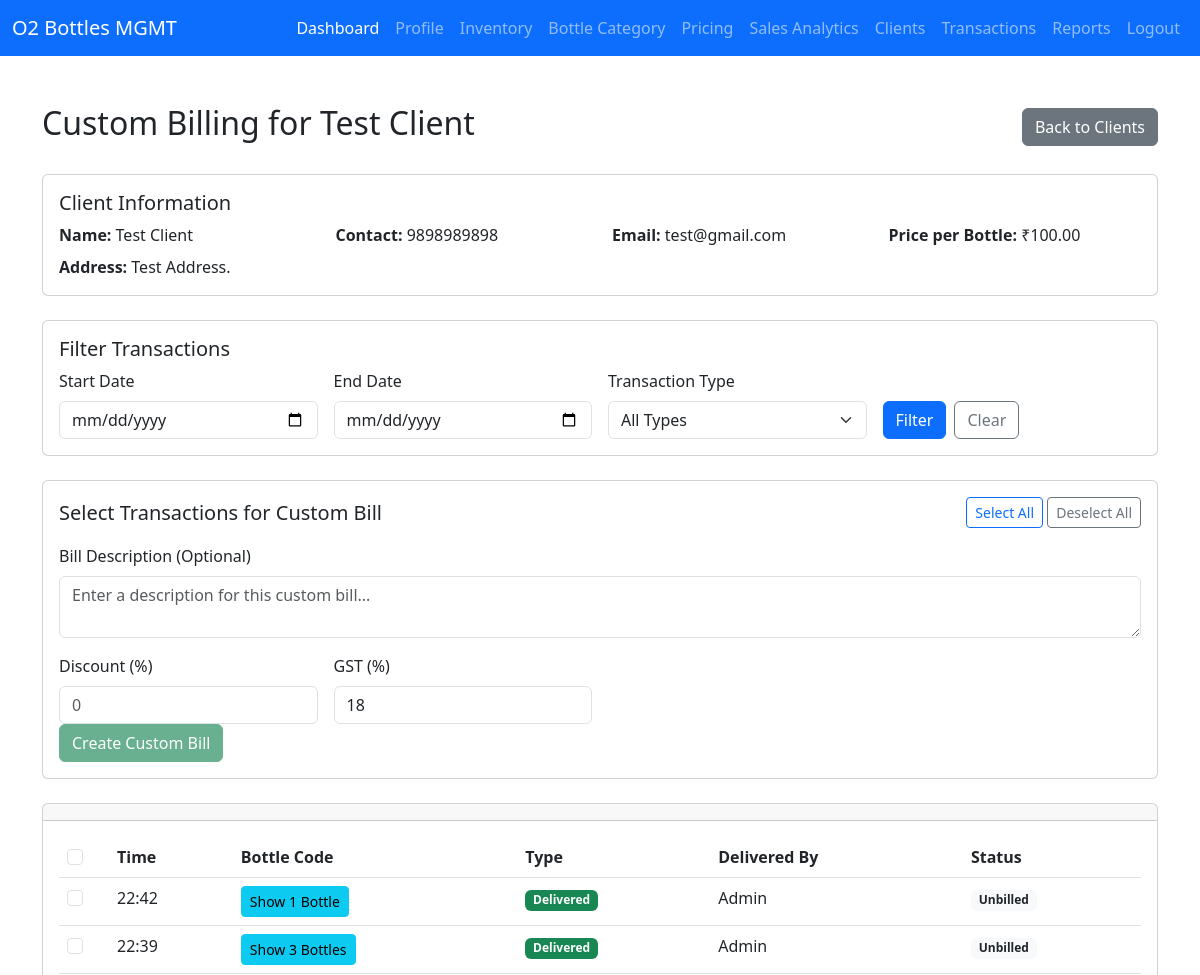
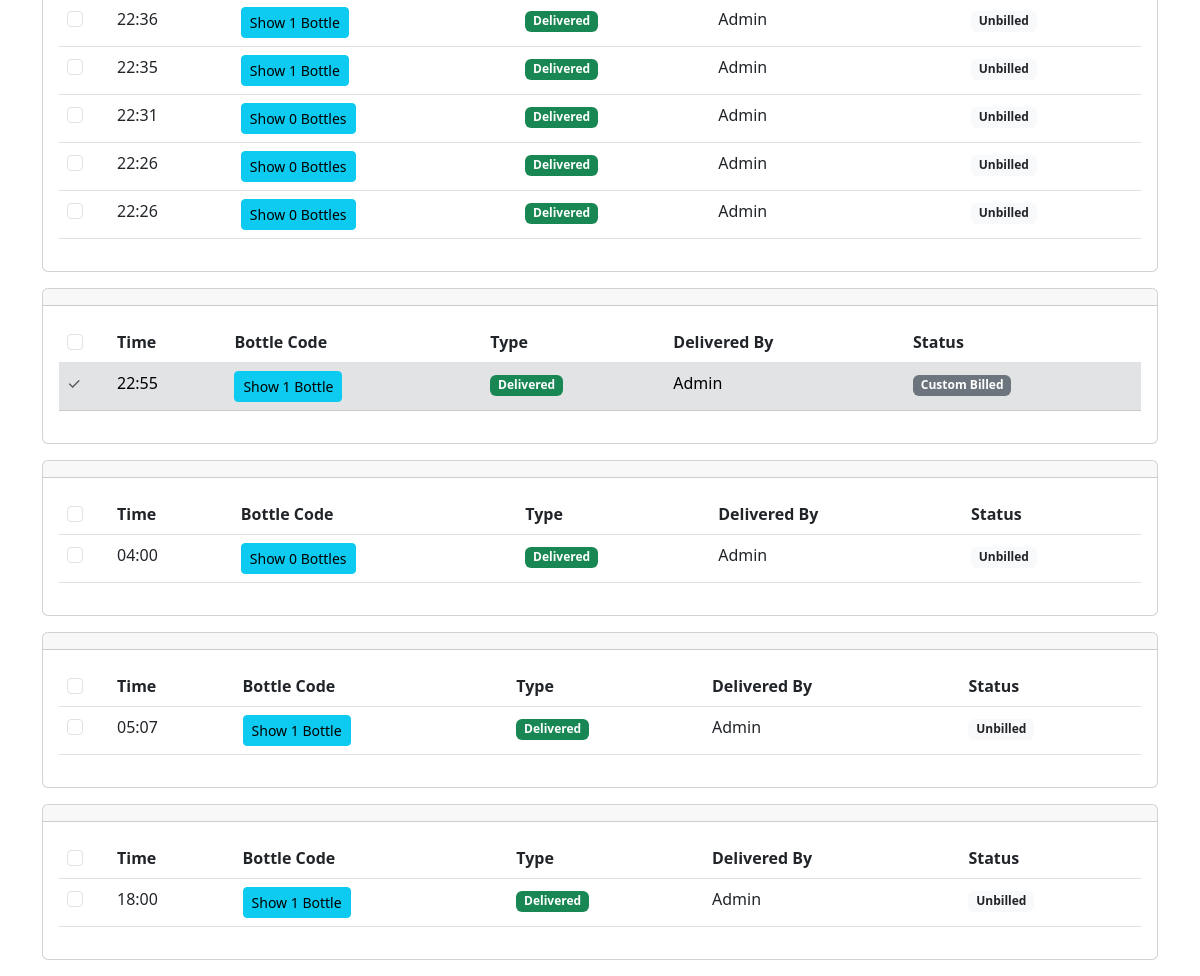
Page /clients/1/custom-billing/ (signed in) on the committed database (2 pictures, top to bottom).
### bottle_MGMT/models.py (models this page shows, shortened)
class Client(models.Model):
    ROLE_CHOICES = [
        ('customer', 'Customer'),
        ('admin', 'Admin'),
    ]
    name = models.CharField(max_length=100)
    contact = models.CharField(max_length=10)
    alt_contact = models.CharField(max_length=10, blank=True, null=True)
    email = models.EmailField()
    address = models.TextField()
    company_name = models.CharField(max_length=150, blank=True, null=True)
    gst_number = models.CharField(max_length=20, blank=True, null=True)
    role = models.CharField(max_length=10, choices=ROLE_CHOICES, default='customer')
    owner_gst = models.CharField(max_length=20, blank=True, null=True)
    bank_account = models.CharField(max_length=50, blank=True, null=True)
    card = models.CharField(max_length=50, blank=True, null=True)
    account_holder = models.CharField(max_length=100, blank=True, null=True)
    account_number = models.CharField(max_length=30, blank=True, null=True)
    ifsc = models.CharField(max_length=15, blank=True, null=True)
    branch = models.CharField(max_length=100, blank=True, null=True)
    account_type = models.CharField(max_length=20, blank=True, null=True)
    mmid = models.CharField(max_length=20, blank=True, null=True)
    vpa = models.CharField("Virtual Payment Address", max_length=100, blank=True, null=True)
    upi_number = models.CharField(max_length=15, blank=True, null=True)
    upi_qr = models.ImageField(upload_to="upi_qr/", blank=True, null=True)

class BottlePricing(models.Model):
    price = models.DecimalField(max_digits=10, decimal_places=2, default=100)
    @staticmethod
    def get_solo():
        obj, created = BottlePricing.objects.get_or_create(id=1)
        return obj

class Transaction(models.Model):
    TRANSACTION_TYPE = [
        ('delivered', 'Delivered'),
        ('returned', 'Returned'),
    ]
    bottles = models.ManyToManyField(Bottle)
    client = models.ForeignKey(Client, on_delete=models.CASCADE)
    date = models.DateTimeField(default=timezone.now, help_text="Date and time of the transaction")
    custom_date = models.DateTimeField(null=True, blank=True, help_text="Optional custom date for the transaction. If not provided, current date/time will be used.")
    delivered_by = models.ForeignKey(User, on_delete=models.SET_NULL, null=True)
    transaction_type = models.CharField(max_length=10, choices=TRANSACTION_TYPE)
    billed = models.BooleanField(default=False)  # Track if this transaction has been billed

### bottle_MGMT/views.py (the view)
# urls.py: path('clients/<int:client_id>/custom-billing/', views.custom_billing_view, name='custom_billing'),
@staff_member_required
def custom_billing_view(request, client_id):
    client = get_object_or_404(Client, id=client_id)
    start_date = request.GET.get('start_date')
    end_date = request.GET.get('end_date')
    transaction_type = request.GET.get('transaction_type', '')
    transactions = Transaction.objects.filter(client=client).order_by('-date')
    if start_date:
        try:
            start_date = datetime.strptime(start_date, '%Y-%m-%d').date()
            transactions = transactions.filter(date__date__gte=start_date)
        except ValueError:
            pass
    if end_date:
        try:
            end_date = datetime.strptime(end_date, '%Y-%m-%d').date()
            transactions = transactions.filter(date__date__lte=end_date)
        except ValueError:
            pass
    if transaction_type:
        transactions = transactions.filter(transaction_type=transaction_type)
    transactions_by_date = {}
    for transaction in transactions:
        date_key = transaction.date.strftime('%Y-%m-%d')
        if date_key not in transactions_by_date:
            transactions_by_date[date_key] = []
        transactions_by_date[date_key].append(transaction)
    price = BottlePricing.get_solo().price
    custom_billed_transactions = set()
    custom_bills = Bill.objects.filter(client=client, bill_type='custom')
    for bill in custom_bills:
        custom_billed_transactions.update(
            bill.bill_transactions.values_list('transaction_id', flat=True)
        )
    context = {
        'client': client,
        'transactions_by_date': transactions_by_date,
        'price': price,
        'custom_billed_transactions': custom_billed_transactions,
        'start_date': start_date,
        'end_date': end_date,
        'transaction_type': transaction_type,
    }
    return render(request, 'custom_billing.html', context)

### templates/custom_billing.html (shortened to what this page needs)
{% extends "base.html" %}
{% load widget_tweaks %}
{% block content %}
    <div class="row">
        <div class="col-12">
            <div class="d-flex justify-content-between align-items-center mb-4">
                <h2>Custom Billing for {{ client.name }}</h2>
                <a href="{% url 'client_list' %}" class="btn btn-secondary">Back to Clients</a>
            </div>
            <div class="card mb-4">
                <div class="card-body">
                    <h5 class="card-title">Client Information</h5>
                    <div class="row">
                        <div class="col-md-3">
                            <strong>Name:</strong> {{ client.name }}
                        </div>
                        <div class="col-md-3">
                            <strong>Contact:</strong> {{ client.contact }}
                        </div>
                        <div class="col-md-3">
                            <strong>Email:</strong> {{ client.email }}
                        </div>
                        <div class="col-md-3">
                            <strong>Price per Bottle:</strong> ₹{{ price }}
                        </div>
                    </div>
                    <div class="mt-2">
                        <strong>Address:</strong> {{ client.address }}
                    </div>
                </div>
            </div>
            <div class="card mb-4">
                <div class="card-body">
                    <h5 class="card-title">Filter Transactions</h5>
                    <form method="GET" class="row g-3">
                        <div class="col-md-3">
                            <label for="start_date" class="form-label">Start Date</label>
                            <input type="date" class="form-control" id="start_date" name="start_date"
                                   value="{{ start_date|date:'Y-m-d' }}">
                        </div>
                        <div class="col-md-3">
                            <label for="end_date" class="form-label">End Date</label>
                            <input type="date" class="form-control" id="end_date" name="end_date"
                                   value="{{ end_date|date:'Y-m-d' }}">
                        </div>
                        <div class="col-md-3">
                            <label for="transaction_type" class="form-label">Transaction Type</label>
                            <select class="form-select" id="transaction_type" name="transaction_type">
                                <option value="">All Types</option>
                            </select>
                        </div>
                        <div class="col-md-3 d-flex align-items-end">
                            <button type="submit" class="btn btn-primary me-2">Filter</button>
                            <a href="{% url 'custom_billing' client.id %}" class="btn btn-outline-secondary">Clear</a>
                        </div>
                    </form>
                </div>
            </div>
            <form method="POST" action="{% url 'create_custom_bill' client.id %}">
                <div class="card mb-4">
                    <div class="card-body">
                        <div class="d-flex justify-content-between align-items-center mb-3">
                            <h5 class="card-title mb-0">Select Transactions for Custom Bill</h5>
                            <div>
                                <button type="button" class="btn btn-outline-primary btn-sm" onclick="selectAll()">Select All</button>
                                <button type="button" class="btn btn-outline-secondary btn-sm" onclick="deselectAll()">Deselect All</button>
                            </div>
                        </div>
                        <div class="mb-3">
                            <label for="description" class="form-label">Bill Description (Optional)</label>
                            <textarea class="form-control" id="description" name="description" rows="2"
                                      placeholder="Enter a description for this custom bill..."></textarea>
                        </div>
                        <div class="row g-3">
                            <div class="col-md-3">
                                <label for="discount" class="form-label">Discount (%)</label>
                                <input type="number" min="0" max="100" step="0.01" name="discount" id="discount" class="form-control" placeholder="0">
                            </div>
                            <div class="col-md-3">
                                <label for="gst" class="form-label">GST (%)</label>
                                <input type="number" min="0" max="100" step="0.01" name="gst" id="gst" class="form-control" value="18">
                            </div>
                        </div>
                        <button type="submit" class="btn btn-success" id="create-bill-btn" disabled>
                        </button>
                    </div>
                </div>
                {% if transactions_by_date %}
                    {% for date, transactions in transactions_by_date.items %}
                    <div class="card mb-3">
                        <div class="card-header">
                        </div>
                        <div class="card-body">
                            <div class="table-responsive">
                                <table class="table table-hover">
                                    <thead>
                                        <tr>
                                            <th width="50">
                                                <input type="checkbox" class="form-check-input date-select-all"
                                                       data-date="{{ date }}" onchange="toggleDateSelection('{{ date }}')">
                                            </th>
                                            <th>Time</th>
                                            <th>Bottle Code</th>
                                            <th>Type</th>
                                            <th>Delivered By</th>
                                            <th>Status</th>
                                        </tr>
                                    </thead>
                                    <tbody>
                                        {% for transaction in transactions %}
                                        <tr class="{% if transaction.id in custom_billed_transactions %}table-secondary{% endif %}">
                                            <td>
                                                {% if transaction.id not in custom_billed_transactions and not transaction.billed %}
                                                <input type="checkbox" class="form-check-input transaction-checkbox"
                                                       name="selected_transactions" value="{{ transaction.id }}"
                                                       data-date="{{ date }}" onchange="updateCreateButton()">
                                                {% else %}
                                                <span class="text-muted">✓</span>
                                                {% endif %}
                                            </td>
                                            <td>{{ transaction.date|time:"H:i" }}</td>
                                            <td>
                                                {% with transaction.bottles.count as bottle_count %}
                                                <button type="button" class="btn btn-sm btn-info" data-bs-toggle="modal" data-bs-target="#bottlesModal{{ transaction.id }}">
                                                    Show {{ bottle_count }} Bottle{% if bottle_count != 1 %}s{% endif %}
                                                </button>
                                                {% endwith %}
                                            </td>
                                            <td>
                                                <span class="badge {% if transaction.transaction_type == 'delivered' %}bg-success{% else %}bg-warning{% endif %}">
                                                    {{ transaction.transaction_type|title }}
                                                </span>
                                            </td>
                                            <td>{{ transaction.delivered_by.username|title }}</td>
                                            <td>
                                                {% if transaction.id in custom_billed_transactions %}
                                                <span class="badge bg-secondary">Custom Billed</span>
                                                {% elif transaction.billed %}
                                                <span class="badge bg-info">Auto Billed</span>
                                                {% else %}
                                                <span class="badge bg-light text-dark">Unbilled</span>
                                                {% endif %}
                                            </td>
                                        </tr>
                                        {% endfor %}
                                    </tbody>
                                </table>
                            </div>
                        </div>
                    </div>
                    {% endfor %}
                {% endif %}
            </form>
        </div>
    </div>
{% endblock %}

### rows in the picture
Client: name "Test Client", contact "9898989898", email "test@gmail.com", address "Test Address."
BottlePricing: price "100.00"
Transaction: billed "Unbilled"
Transaction: shows "s", billed "Unbilled"
Transaction: billed "Unbilled"
Transaction: billed "Unbilled"
Transaction: shows "s", shows "Unbilled"
Transaction: shows "s", shows "Unbilled"
Transaction: shows "s", shows "Unbilled"
Transaction: shows "Custom Billed"
Transaction: shows "s", shows "Unbilled"
Transaction: billed "Unbilled"
Transaction: billed "Unbilled"
